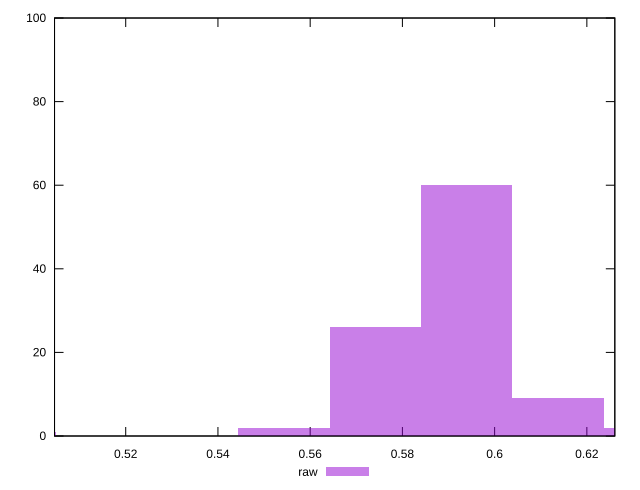

This figure's gnuplot source:
reset

$raw <<EOF
0.494937195262494 1
0.574127146504493 26
0.5939246343149928 60
0.6137221221254926 9
0.5543296586939933 2
0.6335196099359923 2
EOF

set key outside below
set boxwidth 0.01979748781049976
set xrange [0.5045646788918318:0.6260646888521699]
set yrange [0:100]
set trange [0:100]
set style fill transparent solid 0.5 noborder
set terminal svg size 640, 490 enhanced background rgb 'white'
set output "reports/report_00033_2021-03-01T14-23-16.841Z/meta/pScore/samples/astro-inner-cached/raw/histogram.svg"

plot $raw title "raw" with boxes

reset
